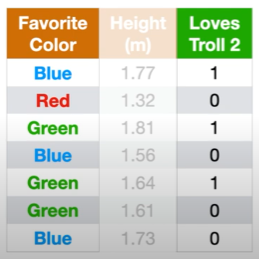
#> input picture Machine Learning/Ensemble/Boosting/CatBoost (Categorical Boosting)/images/data.png, 259 x 259 px
$ jupyter execute --allow-errors catboost.ipynb
#> lines starting #> are read from the running program, lines starting #| are printed output that depends on the picture
1. [CatBoost](#catboost)

#### CatBoost:
- very similar to gradient boosting and xgboost algorithms

- lets consider the dataset for Catboost algorithm

[cell 1]
from PIL import Image
from IPython.display import display

img = Image.open('images/data.png')
#> img is the input picture: PIL image 259x259 RGBA; mean R, G, B, A 207.6, 210.8, 195.3, 255
new_image = img.resize((250, 300))
display(new_image)

- if we try target encoding, then it might lead to data leakage for feature Favorite Color
- To overcome this, we could perform K-Fold Target Encoding
- However, from the Catboost manuscript, if there is a feature with only 1 category and perform Leave-one-out encoding with Smoothing/M-estimation

Note:
- the library used: 'import category_encoders as ce'

[cell 2]
from PIL import Image
from IPython.display import display

img = Image.open('images/data2.png')
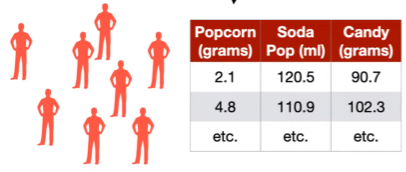
#> input picture Machine Learning/Naive Bayes/Gaussian Naive Bayes/images/data2.png, 406 x 172 px, found by its file name
#> img is the input picture: PIL image 406x172 RGBA; mean R, G, B, A 239.5, 213.4, 210.1, 255
new_image = img.resize((270, 300))
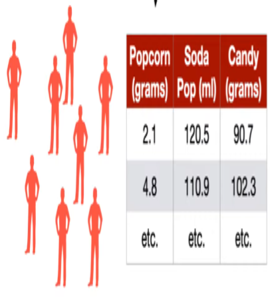
#> new_image: PIL image 270x300 RGBA; mean R, G, B, A 239.5, 213.3, 210.1, 255
display(new_image)

[cell 3]
from PIL import Image
from IPython.display import display

img = Image.open('images/leave_one_out.png')
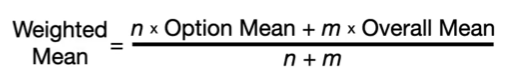
#> input picture Machine Learning/Encoding/Nominal/images/leave_one_out.png, 505 x 82 px, found by its file name
#> img is the input picture: PIL image 505x82 RGBA; mean R, G, B, A 227.6, 227.6, 227.6, 255
new_image = img.resize((550, 100))
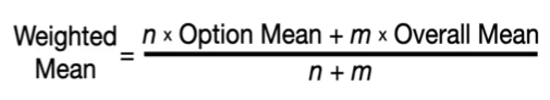
#> new_image: PIL image 550x100 RGBA; mean R, G, B, A 227.5, 227.5, 227.5, 255
display(new_image)

- n = count of each category
- m = smoothing parameter

[cell 4]
from PIL import Image
from IPython.display import display

#> (the rest of this cell did not finish here and is left out)

[cell 5]
from PIL import Image
from IPython.display import display

#> (the rest of this cell did not finish here and is left out)

[cell 6]
from PIL import Image
from IPython.display import display

#> (the rest of this cell did not finish here and is left out)

[cell 7]
from PIL import Image
from IPython.display import display

img = Image.open('images/data4.png')
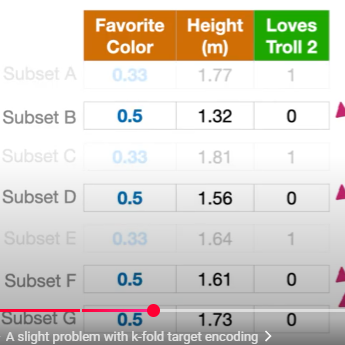
#> input picture Machine Learning/Ensemble/Boosting/CatBoost (Categorical Boosting)/images/data4.png, 345 x 345 px
#> img is the input picture: PIL image 345x345 RGBA; mean R, G, B, A 215.4, 212.2, 202.4, 255
new_image = img.resize((270, 300))
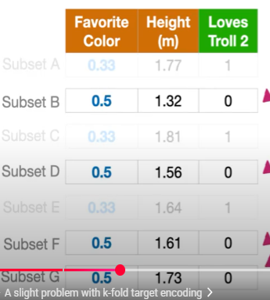
#> new_image: PIL image 270x300 RGBA; mean R, G, B, A 215.3, 212.2, 202.4, 255
display(new_image)

- we can find, by performing leave one out encoding, leakage is still persistent
- so catboost introduced a new encoding technique

[cell 8]
from PIL import Image
from IPython.display import display

#> (the rest of this cell did not finish here and is left out)

- n = number of rows seen before that have the same value for favourite color
- optionCount = number of rows seen before w.r.t the output label
- usually set the value term = 0.05 after the OptionCount

[cell 9]
from PIL import Image
from IPython.display import display

#> (the rest of this cell did not finish here and is left out)

- likewise, if we have target values that are continuous in nature, we create bins and assign them a value such as 0, 1, etc

[cell 10]
from PIL import Image
from IPython.display import display

#> (the rest of this cell did not finish here and is left out)

- then perform ordered target encoding

[cell 11]
from PIL import Image
from IPython.display import display

img = Image.open('images/data7.png')
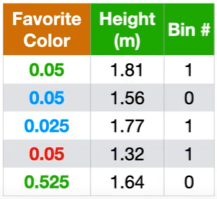
#> input picture Machine Learning/Ensemble/Boosting/CatBoost (Categorical Boosting)/images/data7.png, 217 x 199 px
#> img is the input picture: PIL image 217x199 RGBA; mean R, G, B, A 201.1, 213.4, 183, 255
new_image = img.resize((230, 220))
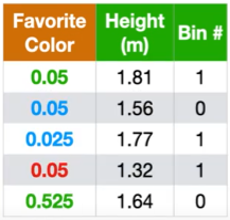
#> new_image: PIL image 230x220 RGBA; mean R, G, B, A 201, 213.3, 182.9, 255
display(new_image)

- now the initial prediction is 0 and calculate the residuals

[cell 12]
from PIL import Image
from IPython.display import display

#> (the rest of this cell did not finish here and is left out)

- we sort the values in the feature in ascending order
- we now perform discretization (only when there is a different average value compared to the adjacent values from the records as shown below)

[cell 13]
from PIL import Image
from IPython.display import display

#> (the rest of this cell did not finish here and is left out)

- now while building the tree, we consider the first condition "0.04" to perform the split for the tree
- now, we calculate the leaf output for each record
    - 1st record, the leaf output is 0 (right-side)
    - 2nd record, the leaf output is 1.81 (right-side)
    - 3rd record, the leaf output is 0 (left-side)
    - 4th record, the leaf output is (1.81+1.56)/2 = 1.69 (right-side)
    - 5th record, the leaf output is (1.81+1.56+1.32)/3 = 1.56 (right-side)

[cell 14]
from PIL import Image
from IPython.display import display

#> (the rest of this cell did not finish here and is left out)

- now, we calculate the cosine similarity between residuals and leaf outputs
    - cosine similarity score = 0.71

[cell 15]
from PIL import Image
from IPython.display import display

#> (the rest of this cell did not finish here and is left out)

[cell 16]
from PIL import Image
from IPython.display import display

img = Image.open('images/cosine.png')
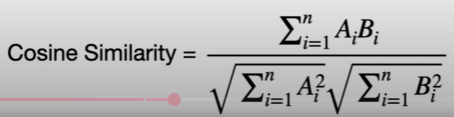
#> input picture Machine Learning/Ensemble/Boosting/CatBoost (Categorical Boosting)/images/cosine.png, 454 x 117 px
#> img is the input picture: PIL image 454x117 RGBA; mean R, G, B, A 186.4, 185.8, 185.9, 255
new_image = img.resize((550, 160))
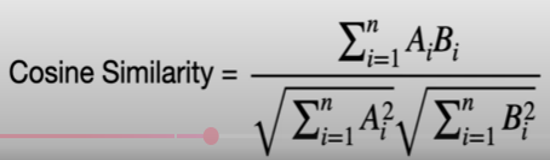
#> new_image: PIL image 550x160 RGBA; mean R, G, B, A 186.4, 185.8, 186, 255
display(new_image)
